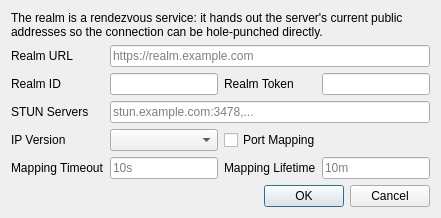
<?xml version="1.0" encoding="UTF-8"?>
<ui version="4.0">
 <class>EditHysteriaRealm</class>
 <widget class="QDialog" name="EditHysteriaRealm">
  <property name="windowTitle">
   <string>Realm (NAT Traversal)</string>
  </property>
  <layout class="QGridLayout" name="gridLayout">
   <item row="0" column="0" colspan="4">
    <widget class="QLabel" name="realm_note">
     <property name="text">
      <string>The realm is a rendezvous service: it hands out the server's current public addresses so the connection can be hole-punched directly.</string>
     </property>
     <property name="wordWrap">
      <bool>true</bool>
     </property>
    </widget>
   </item>
   <item row="1" column="0">
    <widget class="QLabel" name="realm_server_url_l">
     <property name="text">
      <string>Realm URL</string>
     </property>
     <property name="buddy">
      <cstring>realm_server_url</cstring>
     </property>
    </widget>
   </item>
   <item row="1" column="1" colspan="3">
    <widget class="QLineEdit" name="realm_server_url">
     <property name="placeholderText">
      <string notr="true">https://realm.example.com</string>
     </property>
    </widget>
   </item>
   <item row="2" column="0">
    <widget class="QLabel" name="realm_id_l">
     <property name="text">
      <string>Realm ID</string>
     </property>
     <property name="buddy">
      <cstring>realm_id</cstring>
     </property>
    </widget>
   </item>
   <item row="2" column="1">
    <widget class="QLineEdit" name="realm_id">
     <property name="toolTip">
      <string>The slot the target Hysteria2 server registered on the realm.</string>
     </property>
    </widget>
   </item>
   <item row="2" column="2">
    <widget class="QLabel" name="realm_token_l">
     <property name="text">
      <string>Realm Token</string>
     </property>
     <property name="buddy">
      <cstring>realm_token</cstring>
     </property>
    </widget>
   </item>
   <item row="2" column="3">
    <widget class="QLineEdit" name="realm_token"/>
   </item>
   <item row="3" column="0">
    <widget class="QLabel" name="realm_stun_servers_l">
     <property name="text">
      <string>STUN Servers</string>
     </property>
     <property name="buddy">
      <cstring>realm_stun_servers</cstring>
     </property>
    </widget>
   </item>
   <item row="3" column="1" colspan="3">
    <widget class="QLineEdit" name="realm_stun_servers">
     <property name="toolTip">
      <string>Comma separated host or host:port entries used to discover this client's public addresses.</string>
     </property>
     <property name="placeholderText">
      <string notr="true">stun.example.com:3478,...</string>
     </property>
    </widget>
   </item>
   <item row="4" column="0">
    <widget class="QLabel" name="realm_ip_version_l">
     <property name="text">
      <string>IP Version</string>
     </property>
     <property name="buddy">
      <cstring>realm_ip_version</cstring>
     </property>
    </widget>
   </item>
   <item row="4" column="1">
    <widget class="QComboBox" name="realm_ip_version">
     <item>
      <property name="text">
       <string notr="true"/>
      </property>
     </item>
     <item>
      <property name="text">
       <string notr="true">4</string>
      </property>
     </item>
     <item>
      <property name="text">
       <string notr="true">6</string>
      </property>
     </item>
    </widget>
   </item>
   <item row="4" column="2" colspan="2">
    <widget class="QCheckBox" name="realm_port_mapping">
     <property name="toolTip">
      <string>Maintain a UDP port mapping on the local gateway via UPnP or NAT-PMP.
Improves hole-punching reliability. Requires IPv4.</string>
     </property>
     <property name="text">
      <string>Port Mapping</string>
     </property>
    </widget>
   </item>
   <item row="5" column="0">
    <widget class="QLabel" name="realm_port_mapping_timeout_l">
     <property name="text">
      <string>Mapping Timeout</string>
     </property>
     <property name="buddy">
      <cstring>realm_port_mapping_timeout</cstring>
     </property>
    </widget>
   </item>
   <item row="5" column="1">
    <widget class="QLineEdit" name="realm_port_mapping_timeout">
     <property name="placeholderText">
      <string notr="true">10s</string>
     </property>
    </widget>
   </item>
   <item row="5" column="2">
    <widget class="QLabel" name="realm_port_mapping_lifetime_l">
     <property name="text">
      <string>Mapping Lifetime</string>
     </property>
     <property name="buddy">
      <cstring>realm_port_mapping_lifetime</cstring>
     </property>
    </widget>
   </item>
   <item row="5" column="3">
    <widget class="QLineEdit" name="realm_port_mapping_lifetime">
     <property name="placeholderText">
      <string notr="true">10m</string>
     </property>
    </widget>
   </item>
   <item row="6" column="0" colspan="4">
    <widget class="QDialogButtonBox" name="buttonBox">
     <property name="orientation">
      <enum>Qt::Horizontal</enum>
     </property>
     <property name="standardButtons">
      <set>QDialogButtonBox::Cancel|QDialogButtonBox::Ok</set>
     </property>
    </widget>
   </item>
  </layout>
 </widget>
 <tabstops>
  <tabstop>realm_server_url</tabstop>
  <tabstop>realm_id</tabstop>
  <tabstop>realm_token</tabstop>
  <tabstop>realm_stun_servers</tabstop>
  <tabstop>realm_ip_version</tabstop>
  <tabstop>realm_port_mapping</tabstop>
  <tabstop>realm_port_mapping_timeout</tabstop>
  <tabstop>realm_port_mapping_lifetime</tabstop>
 </tabstops>
 <resources/>
 <connections/>
</ui>
